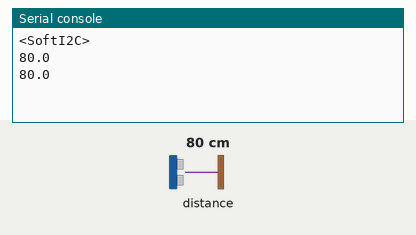
Recording of a program running on a simulated ESP32 board running MicroPython. On the bench: the last lines printed to the serial console. The inputs (shaded band) are chosen by the test bench; at power-on: distance to the obstacle 80 cm.

Above: at 1.2 s.
1.3 s: distance to the obstacle set to 2 cm
At 2.1 s:
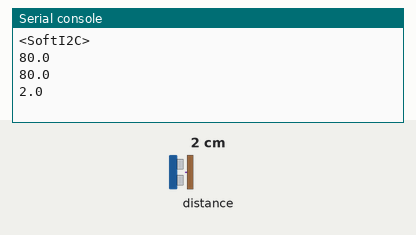
2.8 s: distance to the obstacle set to 4 cm
At 2.8 s:
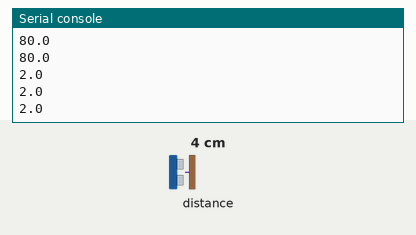
Timing chart, 0 to 5.8 s (numbered marks = the images above; inputs shaded):
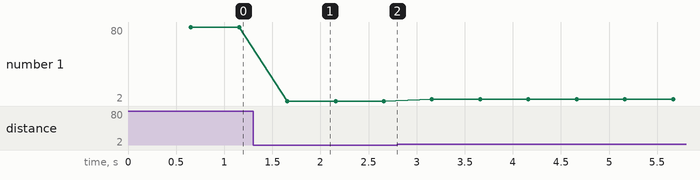

The program:

test.py
```python
"""
ESP32-S3-DevKitC V4/MicroPython
sh1106 oled
VL53LOX
Display the distance to an object above the VL5310. Up to 50cm

06.10.23
Riko Pals
"""
# ----- LIBRARIES
from machine import Pin, SoftI2C
from utime import ticks_ms, ticks_diff

from vl53l0x import VL53L0X

# ----- PINOUT
pin_SDA = 41
pin_SCL = 42

# ----- VARS
passed = 0
distance = 0

# ----- I2C setup
i2c = SoftI2C(scl=Pin(pin_SCL), sda=Pin(pin_SDA), freq=100000)

# ----- Funktion zum mitteln
def average(values):
    if len(values) > 0:                         # verhinderung 'devide by zero'
        return sum(values) / len(values)
    else:
        return 0

# ---- Sensor Auslesen
def sensor_read():
    global distance
    dist = []                               # zum mitteln werden die Werte in eine Liste eingetragen
    dist.append(float(tof.read()))
    if len(dist) >= 5:
        dist.pop(0)
    distance = round(average(dist)*0.1,1)   # average ist die funktion oben, wert wird wegen Ungenauigkeiten gerundet und in cm umgerechnet

print(i2c)              #i2c setup-überprüfung

# ----- Sensor setup für Bibliotheknutzung
tof = VL53L0X(i2c)
tof.set_measurement_timing_budget(10000)
tof.set_Vcsel_pulse_period(tof.vcsel_period_type[0], 12)
tof.set_Vcsel_pulse_period(tof.vcsel_period_type[1], 8)


# ----- Schleife
while True:
    time = ticks_ms()
    if (ticks_diff(time, passed) > 500):        # Programmdurchlauf nur 2x pro sekunde zur systementlastung
        for i in range (5):                     # Mehrfachabfrage zum mitteln der Werte
            sensor_read()
        print(distance)
        passed = time
```

Measured:
- after the input at 1.3 s, the serial console: prints a new line after 0.35 s (image 1)
- plotted number 1: 2 → 4 after the input at 2.8 s
